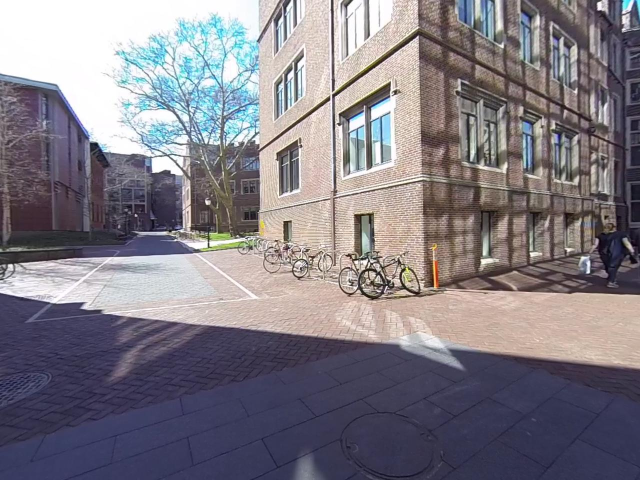
#> input picture Data/1.jpg, 1280 x 960 px, given in place of 1.jpeg, which was not available (shown at 1/2 size)
$ jupyter execute --allow-errors Untitled.ipynb   (shell and % lines are left out)   (older library calls are emulated)
#> lines starting #> are read from the running program, lines starting #| are printed output that depends on the picture; pictures that were not available may be replaced by others from this repository, and a replacement may not be noted
### ExtraCredit/EstimateFundamentalMatrix.py
import numpy as np
import sys

sys.dont_write_bytecode = True

def EstimateFundamentalMatrix(points_a, points_b):
    points_num = points_a.shape[0]
    A = []
    B = np.ones((points_num, 1))

    cu_a = np.sum(points_a[:, 0]) / points_num
    cv_a = np.sum(points_a[:, 1]) / points_num

    s = points_num / np.sum(
        ((points_a[:, 0] - cu_a)**2 + (points_a[:, 1] - cv_a)**2)**(1 / 2))
    T_a = np.dot(
        np.array([[s, 0, 0], [0, s, 0], [0, 0, 1]]),
        np.array([[1, 0, -cu_a], [0, 1, -cv_a], [0, 0, 1]]))

    points_a = np.array(points_a.T)
    points_a = np.append(points_a, B)

    points_a = np.reshape(points_a, (3, points_num))
    points_a = np.dot(T_a, points_a)
    points_a = points_a.T

    cu_b = np.sum(points_b[:, 0]) / points_num
    cv_b = np.sum(points_b[:, 1]) / points_num

    s = points_num / np.sum(
        ((points_b[:, 0] - cu_b)**2 + (points_b[:, 1] - cv_b)**2)**(1 / 2))
    T_b = np.dot(
        np.array([[s, 0, 0], [0, s, 0], [0, 0, 1]]),
        np.array([[1, 0, -cu_b], [0, 1, -cv_b], [0, 0, 1]]))

    points_b = np.array(points_b.T)
    points_b = np.append(points_b, B)

    points_b = np.reshape(points_b, (3, points_num))
    points_b = np.dot(T_b, points_b)
    points_b = points_b.T

    for i in range(points_num):
        u_a = points_a[i, 0]
        v_a = points_a[i, 1]
        u_b = points_b[i, 0]
        v_b = points_b[i, 1]
        A.append([
            u_a * u_b, v_a * u_b, u_b, u_a * v_b, v_a * v_b, v_b, u_a, v_a, 1
        ])


#     A = np.array(A)
#     F = np.dot(np.linalg.inv(np.dot(A.T, A)), np.dot(A.T, -B))
#     F = np.append(F,[1])

    _, _, v = np.linalg.svd(A)
    F = v[-1]

    F = np.reshape(F, (3, 3)).T
    F = np.dot(T_a.T, F)
    F = np.dot(F, T_b)

    F = F.T
    U, S, V = np.linalg.svd(F)
    S = np.array([[S[0], 0, 0], [0, S[1], 0], [0, 0, 0]])
    F = np.dot(U, S)
    F = np.dot(F, V)

    F = F / F[2, 2]

    return F

### ExtraCredit/Untitled.ipynb
[cell 1]
import numpy as np
import cv2
from matplotlib import pyplot as plt

from GetInliersRANSAC import GetInliersRANSAC
from ExtractCameraPose import ExtractCameraPose
from DrawCorrespondence import DrawCorrespondence
from EssentialMatrixFromFundamentalMatrix import *
from LinearTriangulation import *
from DisambiguateCameraPose import *
from NonLinearTriangulation import *
from EstimateFundamentalMatrix import EstimateFundamentalMatrix
# !pip install opencv-contrib-python

[cell 2]
img1 = cv2.imread('./Images/1.jpeg')  # queryImage
#> img1 is the input picture: shape (960, 1280, 3); mean B, G, R 132.6, 124.3, 129
img2 = cv2.imread('./Images/3.jpeg')  # trainImage
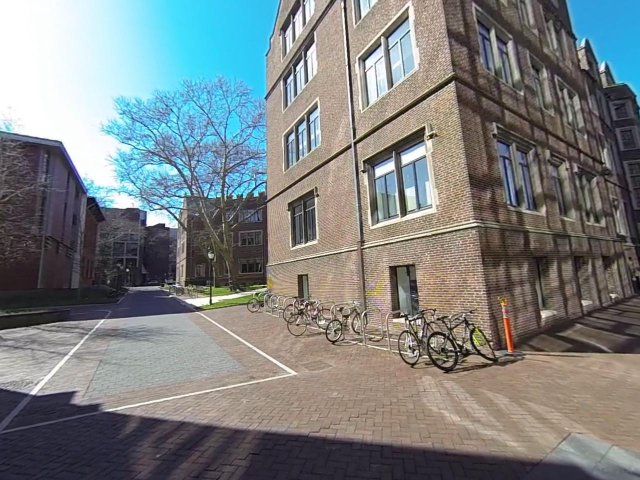
#> input picture Data/3.jpg, 1280 x 960 px, given in place of 3.jpeg, which was not available (shown at 1/2 size)
#> img2 is the input picture: shape (960, 1280, 3); mean B, G, R 128.7, 128.4, 123.6

gray1 = cv2.cvtColor(img1, cv2.COLOR_BGR2GRAY)
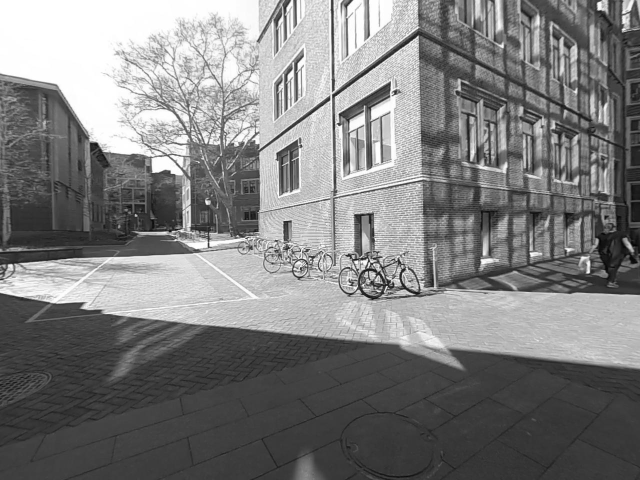
#> gray1: shape (960, 1280) (shown at 1/2 size); min 2, max 255, mean 126.6
gray2 = cv2.cvtColor(img2, cv2.COLOR_BGR2GRAY)
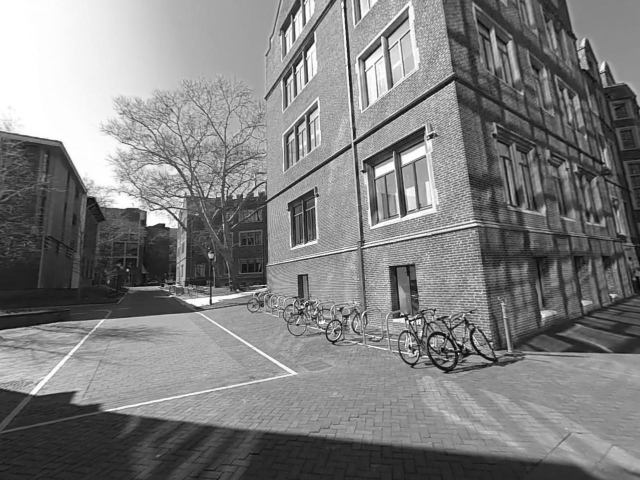
#> gray2: shape (960, 1280) (shown at 1/2 size); min 0, max 255, mean 127

[cell 3]
# [15 lines of commented-out code are left out]
sift = cv2.xfeatures2d.SIFT_create()
# sift = cv2.SIFT()

# find the keypoints and descriptors with SIFT
kp1, des1 = sift.detectAndCompute(gray1,None)
#> kp1 = 12485 keypoints; strongest (x, y, size): (774, 573, 2.1), (415, 405, 6.6), (272, 431, 3.4), (1176, 543, 4.9)
kp2, des2 = sift.detectAndCompute(gray2,None)
#> kp2 = 14345 keypoints; strongest (x, y, size): (917, 707, 2.5), (525, 571, 1.9), (803, 704, 2.5), (341, 592, 2.9)

print("Reached Here")
# BFMatcher with default params
bf = cv2.BFMatcher()
matches = bf.knnMatch(des1,des2, k=20)
#> matches = 12485 matches

print("crossed")
# Apply ratio test
good = []
#> (the rest of this cell did not finish here and is left out)

#> (a cell that did not finish here is left out)

[cell 5]
pts1 = np.float32([ kp1[m.queryIdx].pt for m in good ]).reshape(-1,2)
#> pts1 = empty array
pts2 = np.float32([ kp2[m.trainIdx].pt for m in good ]).reshape(-1,2)
#> pts2 = empty array
# _, pts1, pts2 = GetInliersRANSAC(np.float32(pts1), np.float32(pts2))

[cell 6]
pts1.shape
#> Out = (0, 2)

[cell 7]
visualize = True

K = np.array([[3.79728180e+03,0.00000000e+00,2.08038461e+03],
 [0.00000000e+00,3.83458104e+03,1.76272469e+03],
 [0.00000000e+00,0.00000000e+00,1.00000000e+00]])

#> (the rest of this cell did not finish here and is left out)

#> in EstimateFundamentalMatrix, `cu_a = np.sum(points_a[:, 0]) / points_num`: cu_a = nan
#> in EstimateFundamentalMatrix, `T_a = np.dot( np.array([[s, 0, 0], [0, s, 0], [0, 0, 1]]), np.array([[..`: T_a = [[nan, nan, nan], [nan, nan, nan], [0, 0, nan]]
#> in EstimateFundamentalMatrix, `points_a = np.array(points_a.T)`: points_a = empty array
#> in EstimateFundamentalMatrix, `cu_b = np.sum(points_b[:, 0]) / points_num`: cu_b = nan
#> in EstimateFundamentalMatrix, `T_b = np.dot( np.array([[s, 0, 0], [0, s, 0], [0, 0, 1]]), np.array([[..`: T_b = [[nan, nan, nan], [nan, nan, nan], [0, 0, nan]]
#> in EstimateFundamentalMatrix, `points_b = np.array(points_b.T)`: points_b = empty array
#> after the loop in EstimateFundamentalMatrix, `for i in range(points_num):`: A = []
